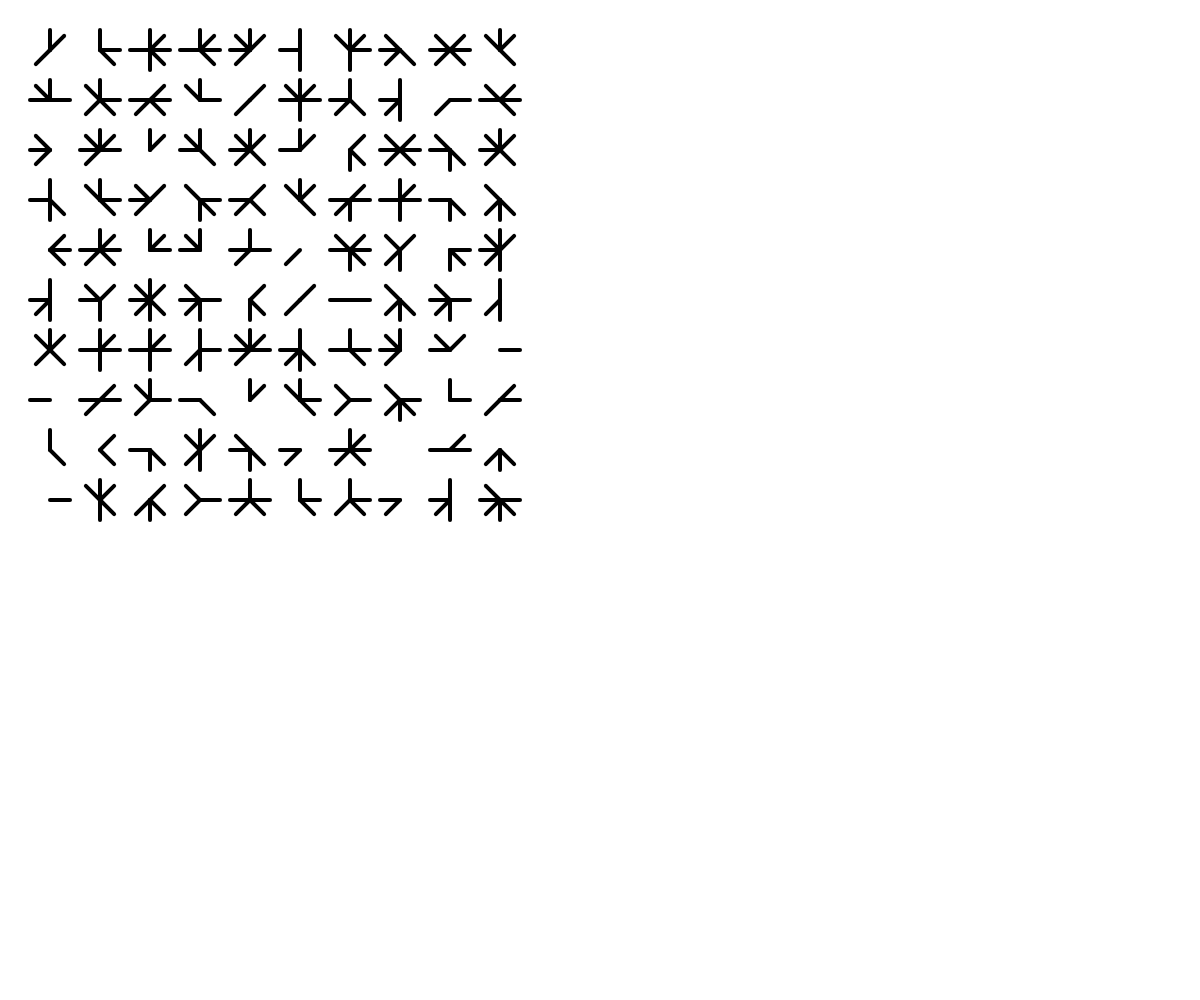
Frame 1 (no input)
Frame 60 (no input): identical to frame 1, image omitted
Frame 120 (the mouse pressed at the canvas centre since frame 60): identical to frame 1, image omitted

The p5.js sketch that drew this single still picture (run headless with seeded random() and noise() and a simulated clock; from frame 60 on, the mouse is pressed at the canvas centre):

// p5.js sketch
// ── sketch.js

var asterisk = {
	one: 1,
	two: 2,
	three: 4,
	four: 8,
	five: 16,
	six: 32,
	seven: 64,
	eight: 128
  }

var all = asterisk.one | asterisk.two | asterisk.three | asterisk.four | asterisk.five | asterisk.six | asterisk.seven | asterisk.eight;
var aOne = all ^ asterisk.one;
var aTwo = all ^ asterisk.two;



function setup() {
	createCanvas(windowWidth, windowHeight);
	strokeWeight(4);

	let originX = 50;
	let originY = 50;
	let radius = 20;
	let margin = 10;
	let columns = 10;
	let rows = 10;

	let posX = originX;
	let posY = originY;

	for (let r = 0; r < rows; r++) {
		for (let i = 0; i < columns; i++) {
			drawAsteriskInCircle(posX, posY, radius, getRandomAsterisk());
			posX = posX + (radius * 2) + margin;
		}
		posX = originX;
		posY = posY + radius*2 + margin;
	}
}

  function draw() {
	//console.log(getRandomBitMask(8));
  }
  
function drawAsteriskInSquare(zeroX, zeroY, width) {
	line(zeroX, zeroY, zeroX + width, zeroY + width);
	line(zeroX + width/2, zeroY, zeroX + width/2, zeroY + width);
	line(zeroX + width, zeroY, zeroX, zeroY + width);
	line(zeroX + width, zeroY + width/2, zeroX, zeroY + width/2);
}

function drawAsteriskInCircle(originX, originY, radius, star) {
	if ((star & asterisk.one) == asterisk.one) line(originX, originY, originX, originY - radius); //1
	if ((star & asterisk.five) == asterisk.five) line(originX, originY, originX, originY + radius); //5

	if ((star & asterisk.seven) == asterisk.seven) line(originX, originY, originX - radius, originY); //7
	if ((star & asterisk.three) == asterisk.three) line(originX, originY, originX + radius, originY); //3

	if ((star & asterisk.eight) == asterisk.eight) line(originX, originY, originX - (cos(radians(45)) * radius), originY - (sin(radians(45)) * radius)); //8
	if ((star & asterisk.four) == asterisk.four) line(originX, originY, originX + (cos(radians(45)) * radius), originY + (sin(radians(45)) * radius)); //4

	if ((star & asterisk.two) == asterisk.two) line(originX, originY, originX + (cos(radians(45)) * radius), originY - (sin(radians(45)) * radius)); //2
	if ((star & asterisk.six) == asterisk.six) line(originX, originY, originX - (cos(radians(45)) * radius), originY + (sin(radians(45)) * radius)); //6
}

function getRandomInt(max) {
	let x = Math.floor(Math.random() * Math.floor(max));
	//console.log(x);
	return x;
}

function getRandomAsterisk() {
	return getRandomBitMask(8);
}

function getRandomBitMask(flags) {
	let result = 0;

	for (let f = 0; f < flags; f++) {
		if (getRandomInt(2) > 0) result = result | Math.pow(2,f);
	}

	return result;
}
